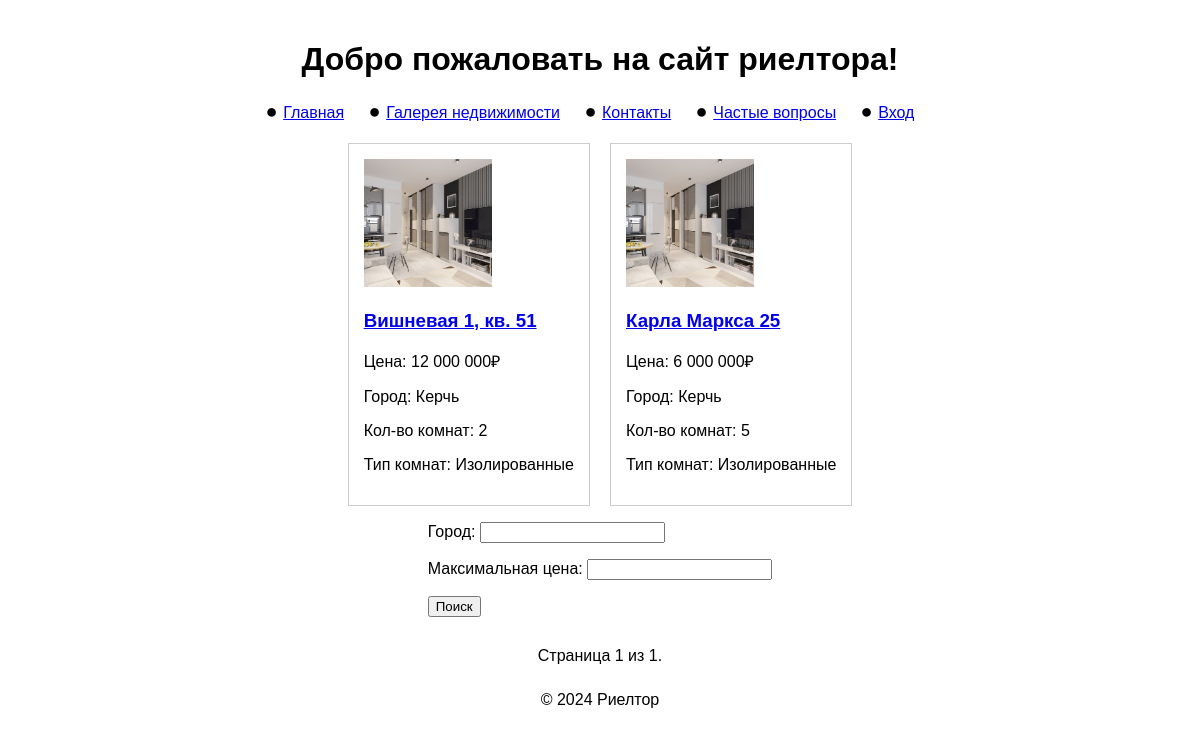
Page /gallery/ on the committed database.
### rieltor/models.py (models this page shows, shortened)
class Property(models.Model):
    ROOMS = [
        ('Изолированные', 'Изолированные'),
        ('Смежные', 'Смежные'),
    ]
    BATHROOM = [
        ('Совмещенный', 'Совмещенный'),
        ('раздельный', 'раздельный'),
    ]
    REPAIR = [
        ('Косметический', 'Косметический'),
        ('Евро', 'Евро'),
        ('Новострой', 'Новострой'),
    ]
    adress = models.CharField(max_length=200, verbose_name='Адресс',default='')
    square = models.CharField(max_length=25, verbose_name='Площадь',blank=True)
    floor = models.CharField(max_length=3, verbose_name='Этаж')
    price = models.IntegerField(verbose_name='Цена', blank=True, null=True)
    rooms = models.CharField(max_length=2, verbose_name='Колличесто комнат',blank=True)
    living_area = models.CharField(max_length=10, verbose_name='Жилая площадь',blank=True)
    bathroom = models.CharField(max_length=50,choices=BATHROOM, verbose_name='Санузел',default='',blank=True)
    kitchen_area = models.CharField(max_length=10, verbose_name='Площадь Кухни',blank=True)
    city = models.CharField(max_length=25, verbose_name='Город', default='',blank=True)
    type_of_rooms = models.CharField(max_length=25, choices=ROOMS, verbose_name='Тип комнат', default='',blank=True)
    repair = models.CharField(max_length=25, choices=REPAIR, verbose_name='Ремонт', default='',blank=True)
    description = models.TextField(blank=True, verbose_name='Описание')
    map_link = models.TextField(blank=True, verbose_name='Ссылка на карту')
    image = models.ImageField(upload_to='property_images/', blank=True, null=True, verbose_name='Фото')
    updated_at = models.DateTimeField(auto_now=True)  # Поле для времени последнего обновления
    class Meta:
        verbose_name = "Недвижимость"
        verbose_name_plural = "Недвижимость"

### rieltor/views.py (the view)
# urls.py: path('gallery/', views.property_gallery,name='property_gallery'), # Галлерея недвижимости
@cache_page(60 * 15)
def property_gallery(request):
    form = PropertySearchForm(request.GET)
    properties = Property.objects.all()
    if form.is_valid():
        city = form.cleaned_data.get('city')
        price_max = form.cleaned_data.get('price_max')
        if city:
            properties = properties.filter(city__icontains=city)  # Поиск по городу
        if price_max:
            properties = properties.filter(price__lte=price_max)  # Фильтрация по максимальной цене
    paginator = Paginator(properties, 3)  # Разбиваем на страницы по 3 объекта
    page_number = request.GET.get('page')
    page_obj = paginator.get_page(page_number)
    return render(request, 'rieltor/property_gallery.html',  {'properties': page_obj, 'form': form})

### rieltor/forms.py
class PropertySearchForm(forms.Form):
    city = forms.CharField(max_length=100, required=False, label='Город')
    price_max = forms.IntegerField(required=False, label='Максимальная цена')

### rieltor/templates/rieltor/property_gallery.html (shortened to what this page needs)
{% extends 'rieltor/base.html' %}
{% load humanize %}
{% block content  %}
<div class="property-list">
    {% for property in properties %}
    <div class="property-card">
        <a href="{% url 'property_detail' property.pk %}">
            {% if property.image %}
            <img src="{{ property.image.url }}" alt="{{ property.adress }}">
            {% endif %}
            <h3>{{ property.adress }}</h3>
        </a>
        <p>Цена: {{ property.price|intcomma  }}₽</p>
        <p>Город: {{ property.city }}</p>
        <p>Кол-во комнат: {{ property.rooms }}</p>
        <p>Тип комнат: {{ property.type_of_rooms }}</p>
    </div>
    {% endfor %}
</div>
<div class="property-list">
    <form method="get">
    {{ form.as_p }}
    <button type="submit">Поиск</button>
</form>
</div>
<div class="pagination">
    <span class="step-links">
        <span class="current">
            Страница {{ properties.number }} из {{ properties.paginator.num_pages }}.
        </span>
    </span>
</div>
{% endblock %}

### rieltor/templates/rieltor/base.html (shortened to what this page needs)
{% load static %}
<!DOCTYPE html>
<html lang="ru">
<head>
    <link rel="stylesheet" href="{% static 'rieltor/styles.css' %}">
</head>
<body>
<header class="review-section">
    <h1 class="gallery">Добро пожаловать на сайт риелтора!</h1>
    <nav class="gallery">
        <ul>
            <li><a href="/">Главная</a></li>
            <li><a href="/gallery/">Галерея недвижимости</a></li>
            <li><a href="/contacts/">Контакты</a></li>
            <li><a href="/faq/">Частые вопросы</a></li>
            <li><a href="{% url 'admin:index' %}">Вход</a></li>
        </ul>
    </nav>
</header>
<main>
    {% block content %}{% endblock %}
</main>
<footer style="display: flex; justify-content: center;">
    <p>© 2024 Риелтор</p>
</footer>
</body>
</html>

### rieltor/static/rieltor/styles.css (style rules this page uses)
body { font-family: Arial, sans-serif; margin: 0; padding: 0; box-sizing: border-box; }
.review-section { padding: 20px; max-width: 800px; margin: auto; }
nav ul { list-style: circle; padding: 0; margin: 0; }
nav li { display: inline-block; margin-right: 20px; }
nav li::before { content: "● "; font-size: 20px; }
.property-list { display: flex; justify-content: space-between; gap: 20px; justify-content: center; }
.pagination { display: flex; justify-content: space-evenly; margin-top: 20px; padding: 10px; }
.gallery { display: grid; grid-template-columns: repeat(3, 1fr); gap: 20px; display: flex; justify-content: center; }
.property-card { border: 1px solid #ccc; padding: 15px; align-items: flex-start; }
.property-card img { width: 128px; height: 128px; margin-right: 15px; object-fit: cover; }

### rows in the picture
Property: image (picture), adress "Вишневая 1, кв. 51", price "12 000 000", city "Керчь", rooms "2", type_of_rooms "Изолированные"
Property: image (picture), adress "Карла Маркса 25", price "6 000 000", city "Керчь", rooms "5", type_of_rooms "Изолированные"

### other values in the picture
{{ properties.number }} "1"
{{ properties.paginator.num_pages }} "1"
